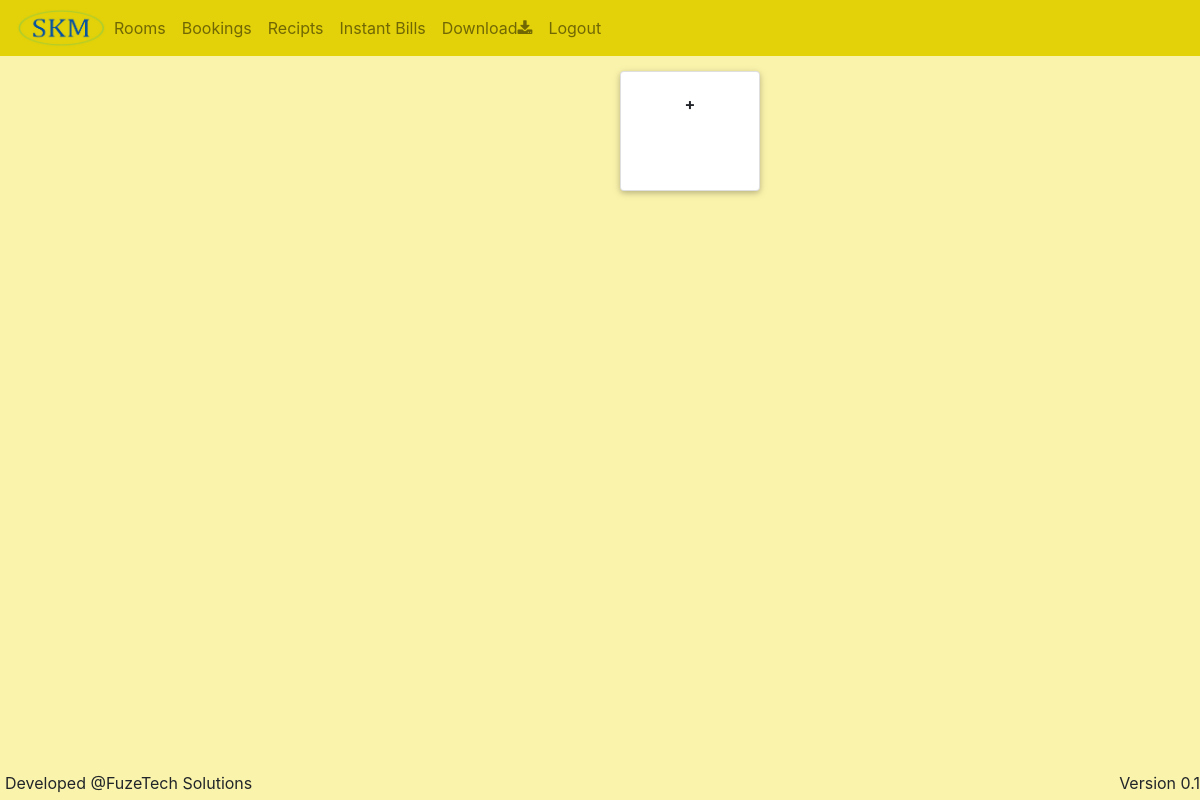
/ (signed in), run on an earlier commit of the app's database.
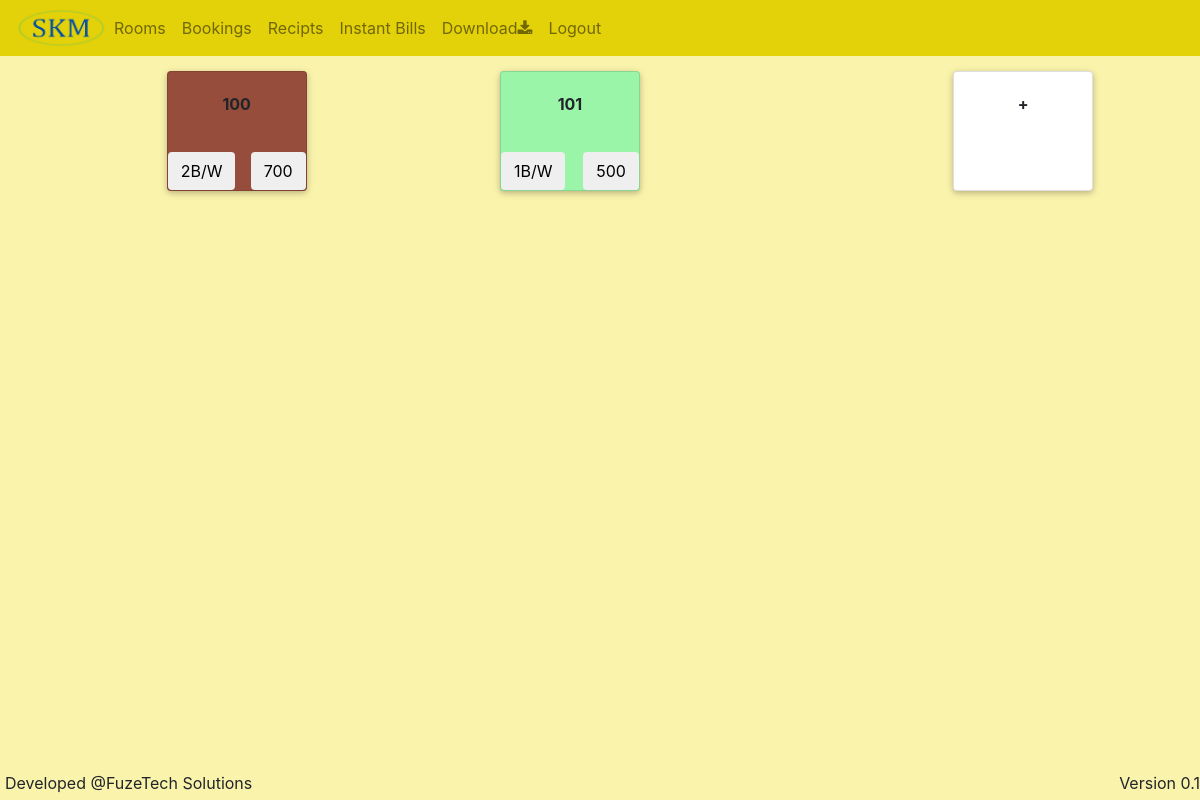
And on a later commit of the database.
### models.py (models this page shows, shortened)
class CustomDBModel(db.Model):
	__abstract__ = True

class Room(CustomDBModel):
	id         = db.Column(db.Integer , primary_key=True , autoincrement=True)
	room_no    = db.Column(db.Integer , unique=True)
	booked     = db.Column(db.Boolean, default=False)
	restroom   = db.Column(db.VARCHAR(30), nullable=False)
	rent       = db.Column(db.Integer , nullable=False)
	room_type  = db.Column(db.VARCHAR(30), nullable=False)
	created_by = db.Column(db.Integer, nullable=True)

### rooms.py (the view)
@room.route('/')
@login_required
def get_room():
	rooms = Room.query.order_by(Room.room_no).all()
	return render_template('room.html', rooms=rooms)

### models.py (called while the page is built)
	def is_admin(self):
		return current_user.email in app.config['ADMIN_USERS']

### templates/room.html (shortened to what this page needs)
{% extends 'base.html' %}
{% block body %}
{% if not current_user.is_admin() %}
<div class="containerssssss" style="margin-right: 80px;">
  <div class="row">
  	{% for i in rooms %}
	  	<div class="col-xs-12 col-md-3 col-lg-1">
	      <div class="card {% if i.booked %} card-red {% else %} card-green {% endif %} " >
		      <div class="card-block" onclick="room_click('{{i.room_no}}', '{{i.booked}}')">
		      	<p><b>{{i.room_no}}</b></p>
		      </div>
		      <button class="btn" style="bottom:0px; left: 0px;position: absolute;" >
		      	<span>{{i.room_type}}/{{i.restroom}}</span>
		      </button>
		      <button class="btn" style="bottom:0px; right: 0px;position: absolute;" >
		      	<span>{{i.rent}}</span>
		      </button>
		   </div>
		</div>
  	{% endfor %}
	<div class="col-xs-12 col-md-6 col-lg-3" style="padding-left: 200px;">
      <div class="card">
	      <div class="card-block" onclick="window.location='/add_room'">
	      	<b>+</b>
	      </div>
	   </div>
	</div>
  </div>
</div>
{% endif %}
{% endblock %}

### templates/base.html (shortened to what this page needs)
<!DOCTYPE html>
<html lang="en">
<head>
 <link rel="stylesheet" type="text/css" href="{{ url_for('static', filename='css/bs4_1_3.css') }}">
  <link rel="stylesheet" href="https://cdnjs.cloudflare.com/ajax/libs/font-awesome/4.7.0/css/font-awesome.min.css">
</head>
<body style="background-color: #faf3ac">
    <nav class="navbar navbar-expand-lg navbar-light" style="background-color: #e3d109;">
     <img  width='90' height='40'>
    <div class="collapse navbar-collapse" id="navbarNavDropdown">
      <ul class="navbar-nav">
        <li class="nav-item">
          <a class="nav-link" href="/">Rooms</a>
        </li>
        <li class="nav-item">
          <a class="nav-link" href="/bill">Bookings</a>
        </li>
        <li class="nav-item">
          <a class="nav-link" href="/bill/old">Recipts</a>
        </li>
        <li class="nav-item">
          <a class="nav-link" href="/bill/custom">Instant Bills</a>
        </li>
        {% if current_user.is_authenticated %}
        <li class="nav-item">
          <a class="nav-link" href="/lodge_data.csv">Download<i class="fa fa-download"></i></a>
        </li>
        {% endif %}
        {% if current_user.is_authenticated %}
        <li class="nav-item">
          <a class="nav-link" href="/logout">Logout</i></a>
        </li>
        {% endif %}
      </ul>
    </div>
  </nav>
  {% block body %}
  {% endblock %}
  <br><br><br><br><br><br>
  <div style="position: fixed;bottom: 0;width: 100%;margin: 5px;">
    <span>Developed @FuzeTech Solutions</span>
    <span style="right: 0; position: fixed;">Version 0.1</span>
  </div>
</body>
</html>

### templates/room.html (style rules this page uses)
a { -webkit-transition: .25s all; transition: .25s all; }
.card { padding-left:auto; padding-right:auto; min-height:120px; max-height:150px; min-width:140px; max-width:170px; margin-top:15px; box-shadow: 0 2px 5px 0 rgba(0, 0, 0, 0.16), 0 2px 10px 0 rgba(0, 0, 0, 0.12); -webkit-transition: .25s box-shadow; transition: .25s box-shadow; }
.card-block { -webkit-box-flex:1; -webkit-flex:1 1 auto; -ms-flex:1 1 auto; flex:1 1 auto; padding:1.25rem }
.col-xs-12 { text-align:center; margin-left:auto; margin-right:auto; }
.col-lg-1 { padding-right: 80px; padding-left: 80px; }
.row { margin-left:auto; margin-right:auto; }
.card-green { background-color: #9af5a9; }
.card-red { background-color: #964d3b; }

What changed in the data, as far as the page shows it:
added Room: room_no "100", room_type "2B", restroom "W", rent "700", booked True (drawn)
added Room: room_no "101", room_type "1B", restroom "W", rent "500", booked False (drawn)
